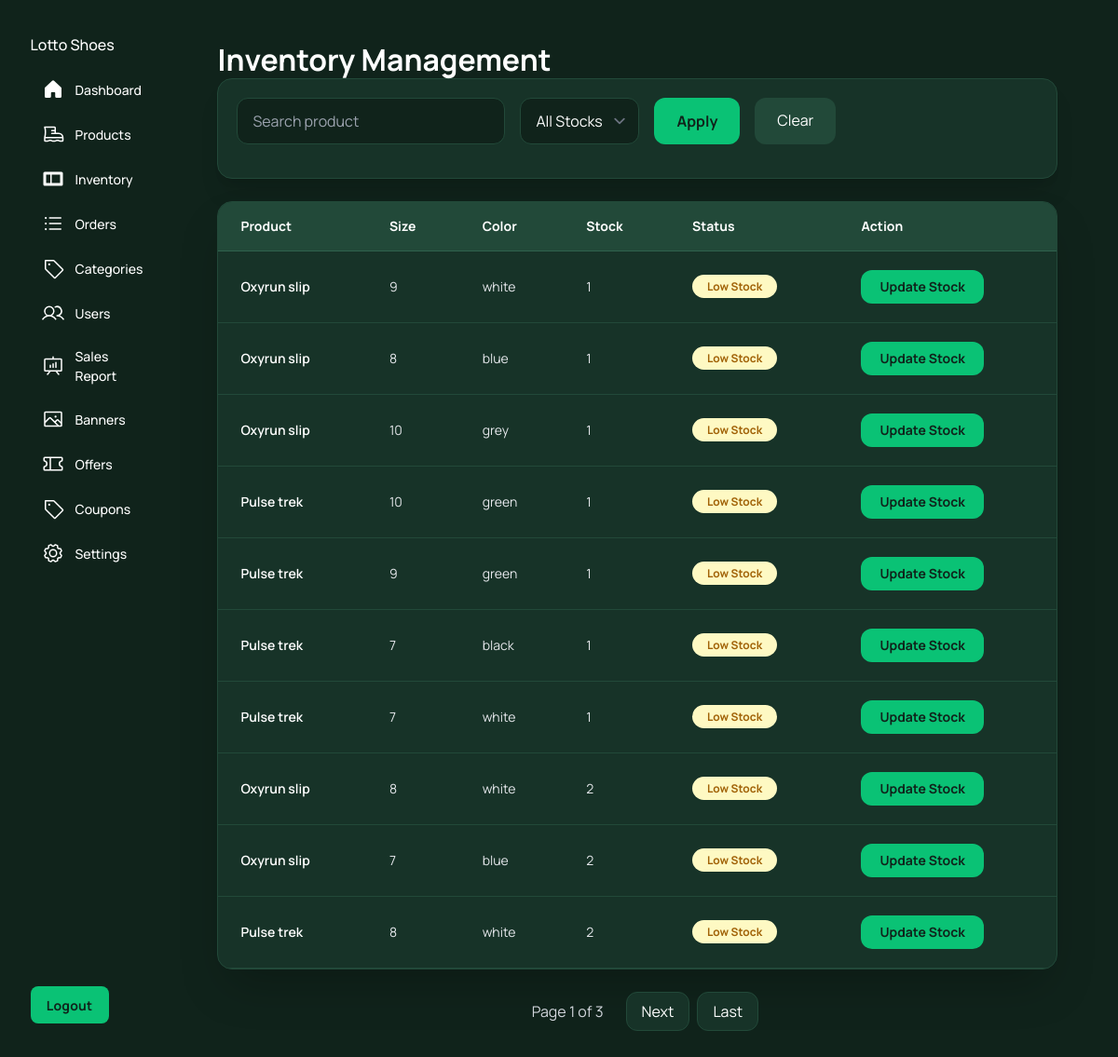
Page /orders/inventory-management/ (signed in) on the earlier database version.
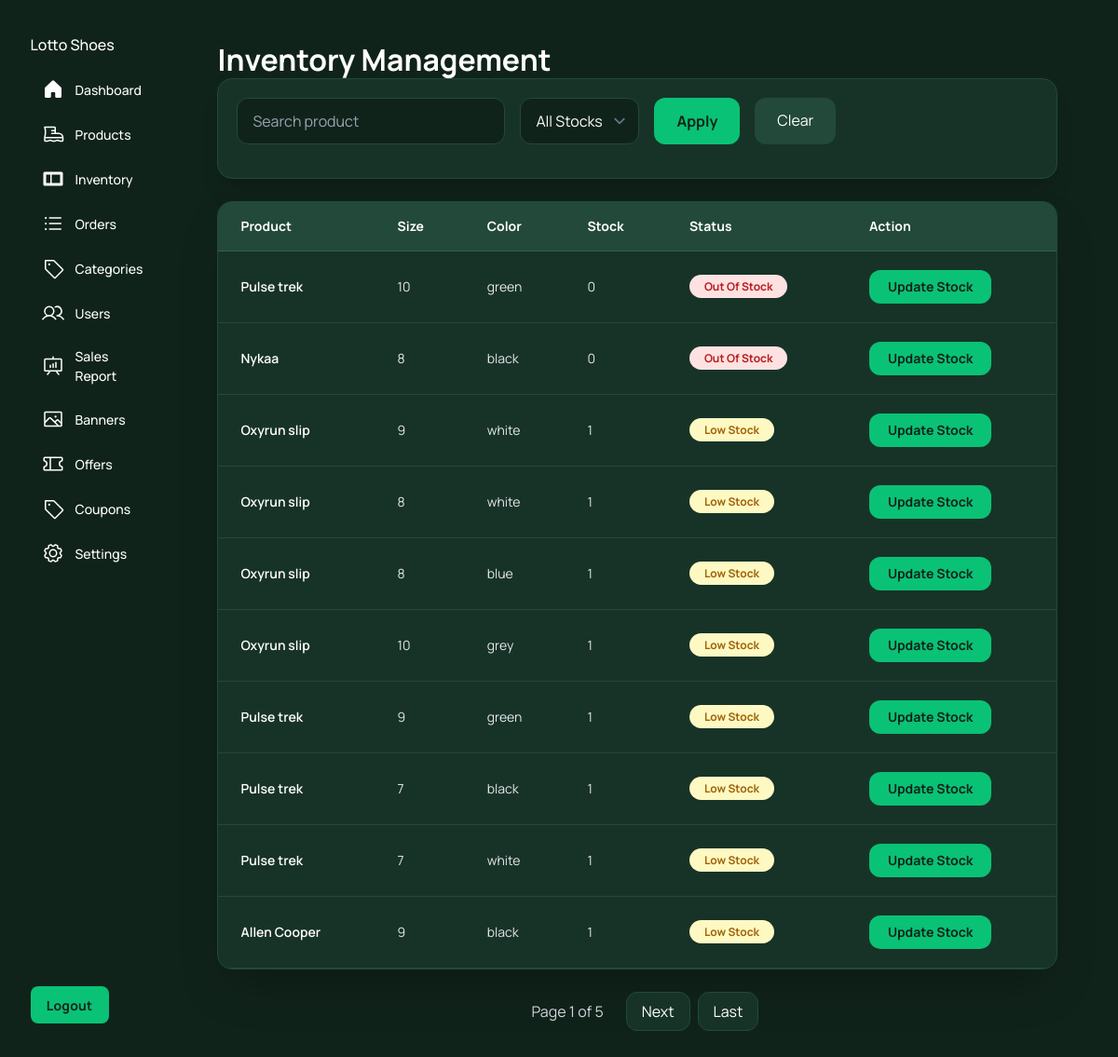
Same page on the later database version.
### products/models.py (models this page shows, shortened)
class ProductVariant(models.Model):
    product = models.ForeignKey(Product,on_delete=models.CASCADE,related_name='variants')
    size = models.CharField(max_length=20)
    color = models.CharField(max_length=50)
    stock = models.PositiveIntegerField(default=0)
    price = models.DecimalField(max_digits=10,decimal_places=2,null=True)
    is_active = models.BooleanField(default=True)

class Product(models.Model):
    product_name = models.CharField(max_length=200, unique=True)
    slug = models.SlugField(max_length=200, unique=True)
    base_price = models.DecimalField(max_digits=10, decimal_places=2)
    description = models.TextField()
    is_listed = models.BooleanField(default=True)
    category = models.ForeignKey(Category, on_delete=models.CASCADE,related_name='products')
    image = models.ImageField(upload_to='products/')
    created_at = models.DateTimeField(auto_now_add=True)
    updated_at = models.DateTimeField(auto_now=True)
    is_deleted = models.BooleanField(default=False)
    is_available = models.BooleanField(default=True)
    is_blocked = models.BooleanField(default=False)
    offer_price = models.DecimalField(max_digits=10,decimal_places=2,null=True,blank=True)

### adminpanel/decorators.py (the view)
    def wrapper(request, *args, **kwargs):
        if not request.user.is_authenticated or not request.user.is_staff:
            messages.error(request, "You are not authorized!")
            return redirect('admin_login')
        return view_func(request, *args, **kwargs)

### orders/templates/inventory.html (shortened to what the changed rows need)
<html>
  <head>
    <script src="https://cdn.tailwindcss.com?plugins=forms,container-queries"></script>
  </head>
  <body>
    <div class="relative flex h-auto min-h-screen w-full flex-col bg-[#10231b] dark group/design-root overflow-x-hidden" style='font-family: Manrope, "Noto Sans", sans-serif;'>
      <div class="layout-container flex h-full grow flex-col">
        <div class="gap-1 px-6 flex flex-1 justify-center py-5">
          <div class="layout-content-container flex flex-col w-72">
            <div class="flex h-full min-h-[700px] flex-col justify-between bg-[#10231b] p-4">
              <div class="flex flex-col gap-4">
                <h1 class="text-white text-base font-medium leading-normal">Lotto Shoes</h1>
              </div>
            </div>
          </div>
          <div class="layout-content-container flex flex-col flex-1 w-full px-6">
            <div class="max-w-7xl mx-auto p-6">
    <div class="bg-[#173328] border border-[#224939] rounded-2xl shadow-2xl overflow-x-auto">
    <table class="w-full min-w-[900px] text-sm">
        <thead class="bg-[#224939] border-b border-[#2f624d]">
            <tr>
                <th class="px-6 py-4 text-left font-bold text-white">
                    Product
                </th>
                <th class="px-6 py-4 text-left font-bold text-white">
                    Size
                </th>
                <th class="px-6 py-4 text-left font-bold text-white">
                    Color
                </th>
                <th class="px-6 py-4 text-left font-bold text-white">
                    Stock
                </th>
                <th class="px-6 py-4 text-left font-bold text-white">
                    Status
                </th>
                <th class="px-6 py-4 text-left font-bold text-white">
                    Action
                </th>
            </tr>
        </thead>
        <tbody>
            {% for variant in page_obj %}
            <tr class="border-b border-[#224939] hover:bg-[#224939] transition">
                <td class="px-6 py-5 font-semibold text-white">
                    {{ variant.product.product_name }}
                </td>
                <td class="px-6 py-5 text-gray-200">
                    {{ variant.size }}
                </td>
                <td class="px-6 py-5 text-gray-200">
                    {{ variant.color }}
                </td>
                <td class="px-6 py-5 text-gray-200">
                    {{ variant.stock }}
                </td>
                <td class="px-6 py-5">
                    {% if variant.stock == 0 %}
                        <span class="bg-red-100 text-red-700 px-4 py-1 rounded-full text-xs font-bold">
                            Out Of Stock
                        </span>
                    {% elif variant.stock <= 5 %}
                        <span class="bg-yellow-100 text-yellow-700 px-4 py-1 rounded-full text-xs font-bold">
                            Low Stock
                        </span>
                    {% else %}
                        <span class="bg-green-100 text-green-700 px-4 py-1 rounded-full text-xs font-bold">
                            In Stock
                        </span>
                    {% endif %}
                </td>
                <td class="px-6 py-5">
                    <a
                        href="{% url 'update_stock' variant.id %}"
                        class="inline-block bg-[#0ac275] hover:bg-[#09a864] text-[#10231b] px-5 py-2 rounded-xl text-sm font-bold transition"
                    >
                        Update Stock
                    </a>
                </td>
            </tr>
            {% empty %}
            <tr>
                <td colspan="6" class="px-6 py-8 text-center text-gray-500">
                    No Products Found
                </td>
            </tr>
            {% endfor %}
        </tbody>
    </table>
</div>
<div class="flex justify-center items-center gap-2 mt-6 text-white">
              <span class="px-4 py-2 text-gray-300">
              Page {{ page_obj.number }} of {{ page_obj.paginator.num_pages }}
            </span>
            {% if page_obj.has_next %}
            <a href="?page={{ page_obj.next_page_number }}{% if query %}&q={{ query }}{% endif %}" class="px-4 py-2 bg-[#173328] border border-[#224939] hover:bg-[#224939] transition rounded-xl">Next</a>
            <a href="?page={{ page_obj.paginator.num_pages }}{% if query %}&q={{ query }}{% endif %}" class="px-4 py-2 bg-[#173328] border border-[#224939] hover:bg-[#224939] transition rounded-xl">Last</a>
            {% endif %}
            </div>
</div>
          </div>
        </div>
      </div>
    </div>
  </body>
</html>

Differences in the rows shown:
no longer on this page (row unchanged): ProductVariant: product.product_name "Oxyrun slip", size "7", color "blue", stock "2", shows "Low Stock"
no longer on this page (row unchanged): ProductVariant: product.product_name "Pulse trek", size "8", color "white", stock "2", shows "Low Stock"
changed ProductVariant (number 1 of 10 on the later page): stock "1" → "0"; stock "Low Stock" → "Out Of Stock"; moves up the list
added ProductVariant: product.product_name "Nykaa", size "8", color "black", stock "0", shows "Out Of Stock"
changed ProductVariant (number 4 of 10 on the later page): stock "2" → "1"; moves up the list
now on this page (row edited): ProductVariant: product.product_name "Allen Cooper", size "9", color "black", stock "1", shows "Low Stock"
Other differences:
{{ page_obj.paginator.num_pages }}: "3" → "5"
